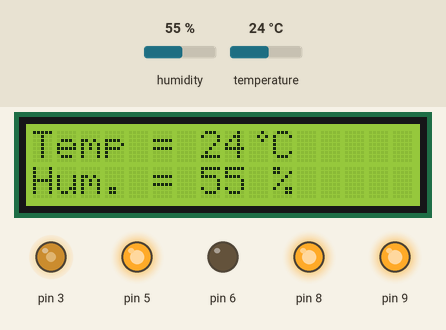
Simulated run of this sketch. Board: Arduino Uno, built with avr-gcc and run on an emulated ATmega328P. Shown: 16×2 character LCD, output pins drawn as LEDs (lit = HIGH). The inputs (shaded band) are chosen by the test bench; at power-on: humidity 55 %, temperature 24 °C. WiFi joins after 1.5 s; servers stay silent unless stated; what the sketch prints to the serial monitor is not drawn.

Above: at 1.2 s.
1.3 s: humidity set to 51 %
At 3.9 s:
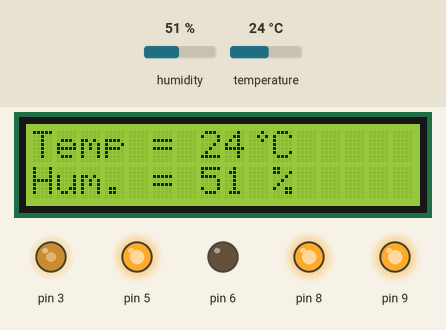
4.7 s: humidity set to 48 %
At 5.9 s:
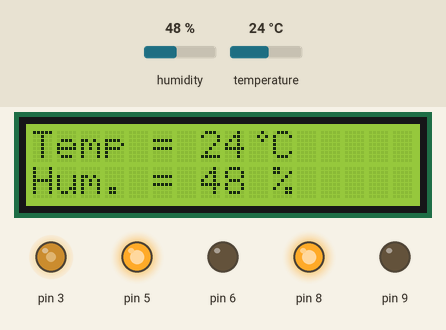
8.1 s: temperature set to 21 °C
At 11.3 s:
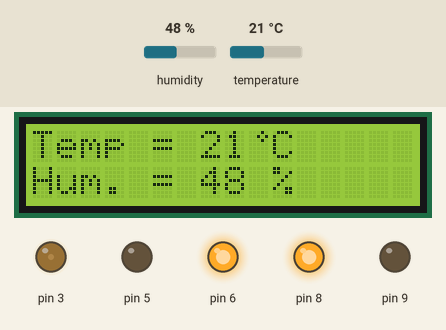
11.9 s: temperature set to 28 °C
At 13.4 s:
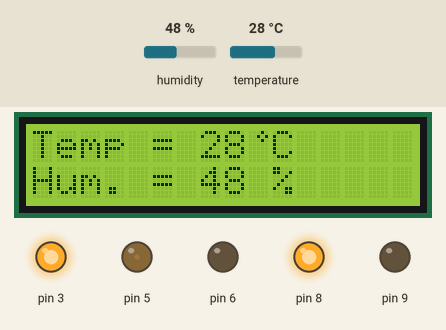
15.3 s: humidity set to 32 %
At 16.6 s:
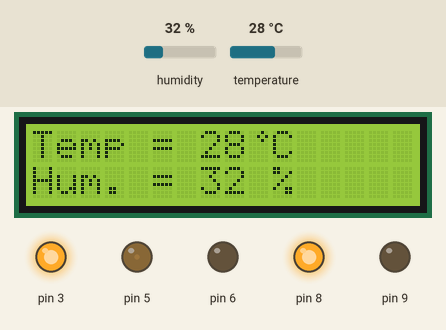
18.7 s: humidity set to 29 %
At 22.3 s:
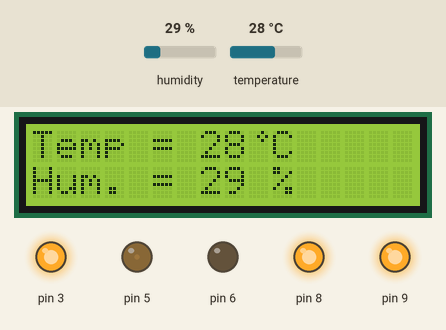
Timing chart, 0 to 23.4 s (numbered marks = the images above; inputs shaded):
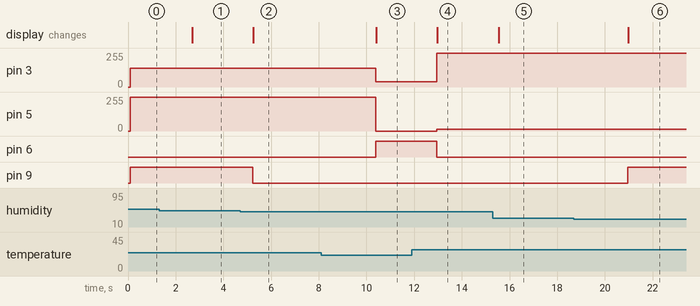

Measured:
- the behaviour switches between 50 and 49 % on humidity (found by bisection; images 1 and 2)
- the behaviour switches between 23 and 22 °C on temperature (found by bisection; images 2 and 3)
- the behaviour switches between 31 and 30 % on humidity (found by bisection; images 5 and 6)
- after the input at 1.3 s, the display: changes after 1.4 s (image 1)
- after the input at 4.7 s, pin 9: HIGH → LOW after 0.54 s; the display: changes after 0.56 s (image 2)
- after the input at 8.1 s, pin 3: 139/255 → 38/255 after 2.3 s; pin 5: 255/255 → 0/255 after 2.3 s; pin 6: LOW → HIGH after 2.3 s; the display: changes after 2.3 s (image 3)
- after the input at 11.9 s, pin 3: 38/255 → 255/255 after 1.0 s; pin 5: 0/255 → 12/255 after 1.0 s; pin 6: HIGH → LOW after 1.0 s; the display: changes after 1.1 s (image 4)
- after the input at 15.3 s, the display: changes after 0.24 s (image 5)
- after the input at 18.7 s, pin 9: LOW → HIGH after 2.3 s; the display: changes after 2.3 s (image 6)

The sketch:

Lcd_Dht_11_ethernet.ino
```cpp
#include <Adafruit_Sensor.h>
#include <DHT.h>
#include <LiquidCrystal_I2C.h>
#include "ThingSpeak.h"
#include <SPI.h>
#include <Ethernet.h>
#define DHTPIN 2
#define DHTTYPE DHT11
DHT dht (DHTPIN, DHTTYPE);
LiquidCrystal_I2C lcd (0x3F, 16, 2);
IPAddress ip (192, 168, 2, 4);  //don't change this or i will kick you

EthernetClient client;
byte mac[] = {
  0xDE, 0xAD, 0xBE, 0xEF, 0xFE, 0xED
};

byte customChar[] = {
  B00010,
  B00101,
  B00010,
  B00000,
  B00000,
  B00000,
  B00000,
  B00000
};


int hue;
unsigned long myChannelNumber = 643477;
const char * myWriteAPIKey = "9M9T11FTPIQGW8Q9";
unsigned long previousMillis = 0;
const long interval = 20000;
bool h = LOW;
unsigned int r, g, b;


void setup ()
{
  Serial.begin (115200);
  pinMode (3, OUTPUT);
  pinMode (5, OUTPUT);
  pinMode (6, OUTPUT);
  pinMode (8, OUTPUT);
  pinMode (9, OUTPUT);
  digitalWrite (8, HIGH);
  lcd.backlight ();
  lcd.init ();
  lcd.setCursor (0, 0);
  Ethernet.init (10);
  Ethernet.begin (mac, ip);
  dht.begin ();
  ThingSpeak.begin (client);
  lcd.createChar (0, customChar);
  lcd.clear ();


}


void
loop ()
{
  int humidity = dht.readHumidity ();
  int temperature = dht.readTemperature ();
  unsigned long currentMillis = millis ();
  h = LOW;
  if (currentMillis - previousMillis >= interval)
    {

      previousMillis = currentMillis;
      ThingSpeak.setField (1, temperature);
      ThingSpeak.setField (2, humidity);


      int x = ThingSpeak.writeFields (myChannelNumber, myWriteAPIKey);
      if (x == 200)
  {
    Serial.println ("Channel update successful.");
  }
      else
  {
    Serial.println ("Problem updating channel. HTTP error code " +
        String (x));
  }

      lcd.clear ();
    }


  if (temperature >= 23 && temperature <= 26)
    {
      hue = 62;
    }
  if (temperature <= 22)
    {
      hue = 177;
    }
  if (temperature >= 27)
    {
      hue = 2;
    }
  if (humidity >= 50||humidity<=30)
    {
      h = HIGH;
    }


  HSBToRGB (hue, 255, 255, &r, &g, &b);
  analogWrite (3, r);
  analogWrite (5, g);
  analogWrite (6, b);
  digitalWrite (9, h);
  Serial.print (temperature);
  Serial.print (" °C ");
  Serial.print (humidity);
  Serial.println (" %");
  lcd.setCursor (0, 0);
  lcd.print ("Temp = ");
  lcd.print (temperature);
  lcd.write (0);
  lcd.print ("C ");
  lcd.setCursor (0, 1);
  lcd.print ("Hum. = ");
  lcd.print (humidity);
  lcd.print (" %");
  delay (1250);     // DHT11 sampling rate is 1HZ.


}


/*void
autolcd (String s)
{


lcd.print (s);
delay(1000);

  int i = 0;
  int len = s.length ();
  len = len - 16;   //because the lcd doesnt have to be completely clear
  for (i = 0;     //do this once when run for the first time
       i < len;     // until this is false for loop continues
       i++      //  do this every time the for loop is run this is also known as the increment
             )
    {
      lcd.scrollDisplayLeft (); // Loop to do something len times
      delay (500);
    }
delay(1000);


}


*/

void
HSBToRGB (unsigned int inHue, unsigned int inSaturation,
    unsigned int inBrightness, unsigned int *oR, unsigned int *oG,
    unsigned int *oB)
{
  if (inSaturation == 0)
    {
      // achromatic (grey)
      *oR = *oG = *oB = inBrightness;
    }
  else
    {
      unsigned int scaledHue = (inHue * 6);
      unsigned int sector = scaledHue >> 8; // sector 0 to 5 around the color wheel
      unsigned int offsetInSector = scaledHue - (sector << 8);  // position within the sector
      unsigned int p = (inBrightness * (255 - inSaturation)) >> 8;
      unsigned int q =
  (inBrightness * (255 - ((inSaturation * offsetInSector) >> 8))) >> 8;
      unsigned int t =
  (inBrightness *
   (255 - ((inSaturation * (255 - offsetInSector)) >> 8))) >> 8;

      switch (sector)
  {
  case 0:
    *oR = inBrightness;
    *oG = t;
    *oB = p;
    break;
  case 1:
    *oR = q;
    *oG = inBrightness;
    *oB = p;
    break;
  case 2:
    *oR = p;
    *oG = inBrightness;
    *oB = t;
    break;
  case 3:
    *oR = p;
    *oG = q;
    *oB = inBrightness;
    break;
  case 4:
    *oR = t;
    *oG = p;
    *oB = inBrightness;
    break;
  default:    // case 5:
    *oR = inBrightness;
    *oG = p;
    *oB = q;
    break;
  }
    }
}
```
